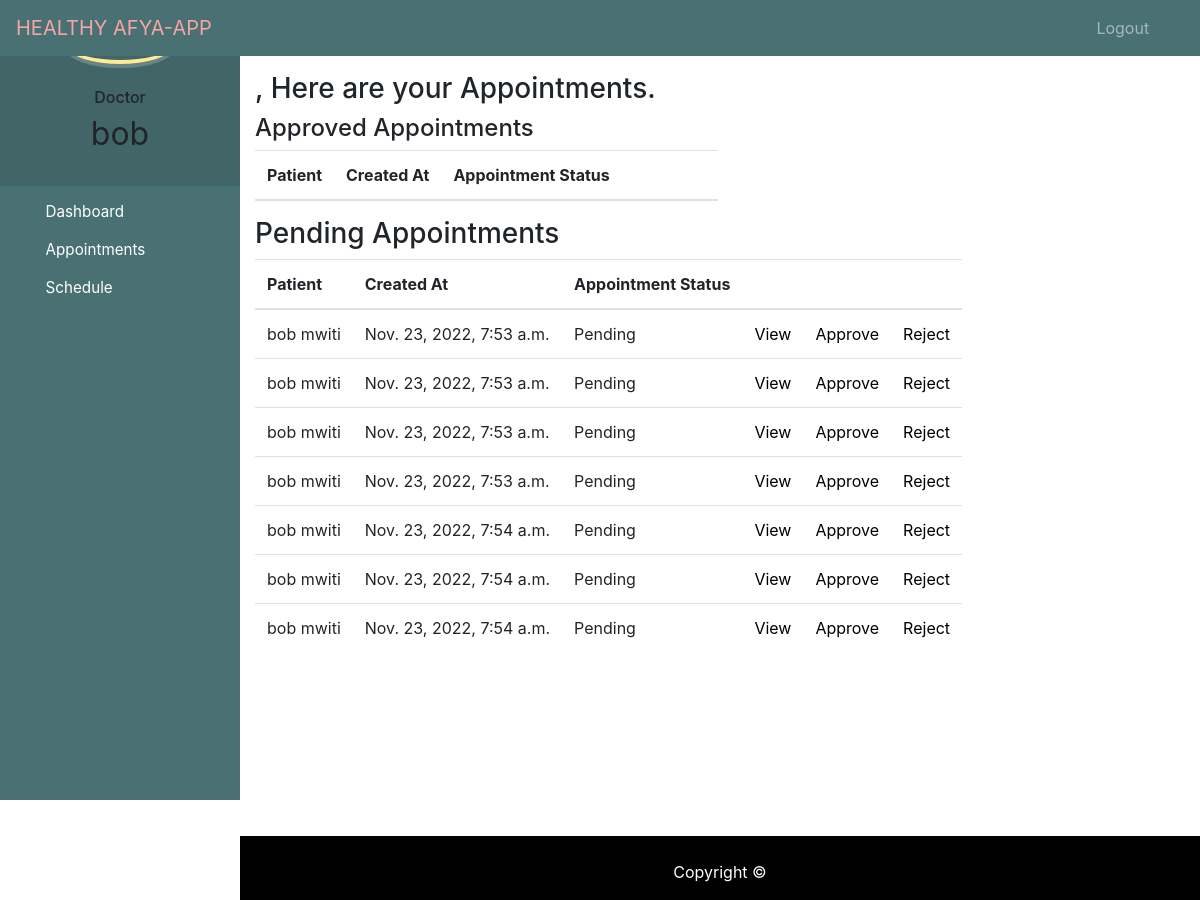
/view_appointments/ (signed in), run on an earlier commit of the app's database.
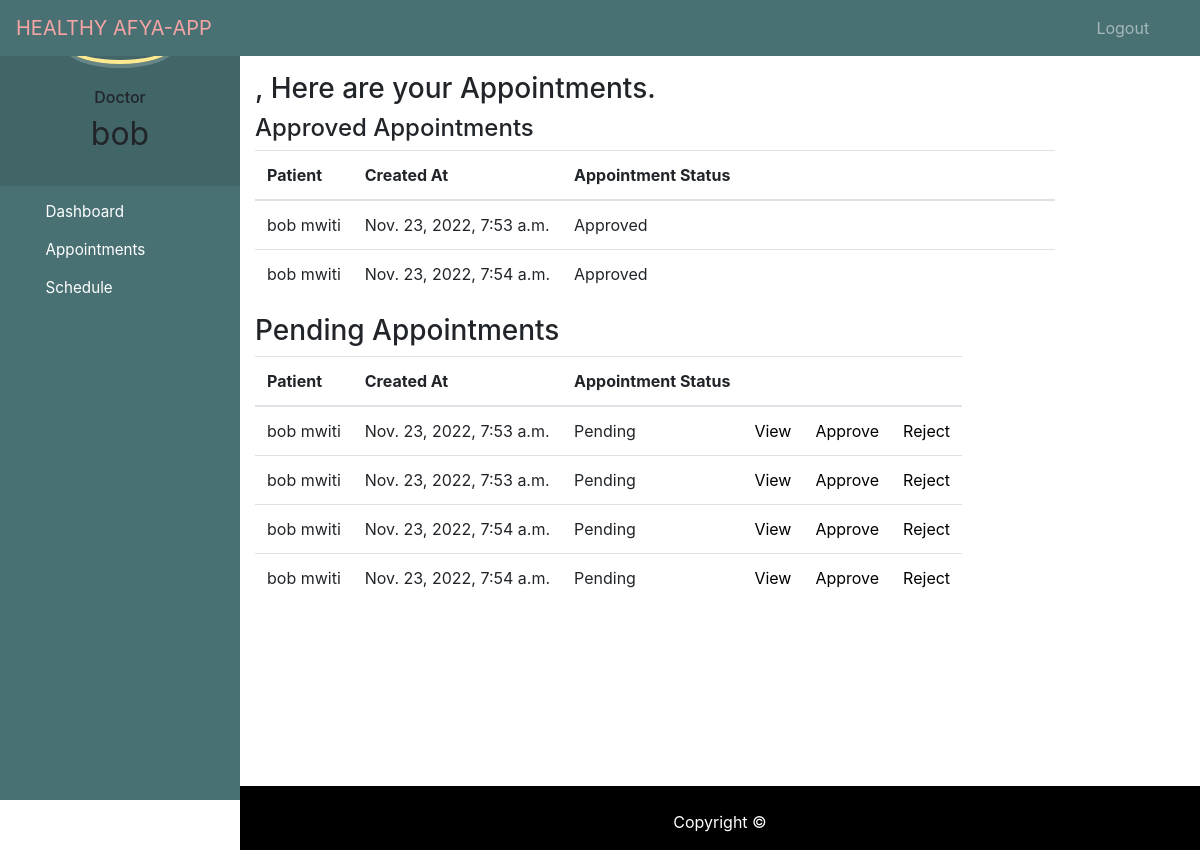
And on a later commit of the database.
### bookingapp/models.py (models this page shows, shortened)
class Appointment(models.Model):
    PENDING = 'Pending'
    APPROVED = 'Approved'
    REJECTED = 'Rejected'
    COMPLETED = 'Completed'
    CANCELLED = 'Cancelled'
    STATUS_CHOICES = [
        (PENDING, 'Pending'),
        (APPROVED, 'Approved'),
        (REJECTED, 'Rejected'),
        (COMPLETED, 'Completed'),
        (CANCELLED, 'Cancelled'),
    ]
    created_at = models.DateTimeField(auto_now_add=True)
    symptoms = models.TextField(null=True)
    appointment_date = models.DateField(null=True)
    status = models.CharField(max_length=255, choices=STATUS_CHOICES, default=PENDING)
    doctor = models.ForeignKey(Doctor, on_delete=models.CASCADE, related_name='doctor_info')
    user = models.ForeignKey(User, on_delete=models.CASCADE, related_name = 'user_info')

### bookingapp/views.py (the view)
# urls.py: path('view_appointments/', views.view_appointments, name='view-appointments'),
@login_required(login_url='/members/login_user/')
def view_appointments(request):
    user_status = User.objects.get(pk =request.user.pk)
    pending_appointments = Appointment.objects.filter(user=user_status , status='Pending')
    approved_appointments = Appointment.objects.filter(user=user_status , status='Approved')
    rejected_appointments = Appointment.objects.filter(user=user_status , status='Rejected')
    context = {
        'pending_appointments': pending_appointments,
        'approved_appointments': approved_appointments,
        'rejected_appointments': rejected_appointments,
        }
    return render(request, 'doctor/appointments.html', context=context)

### bookingapp/templates/doctor/appointments.html (shortened to what this page needs)
{% extends 'doctor/base.html' %}
{% block content %}
<!DOCTYPE html>
<html lang="en">
<head>
</head>
<body>
    <br>
    <section class="page--section">
        <div class="container">
            <h3 class="page--header">{{ doctor }}, Here are your Appointments.</h3>
        </div>
        <div class="container table">
            <h4 class="table--titles">Approved Appointments</h4>
            <table class="t--style">
                <thead>
                    <tr>
                        <th>Patient</th>
                        <th>Created At</th>
                        <th>Appointment Status</th>
                        <th> </th>
                        <th> </th>
                        <th> </th>
                        <th> </th>
                    </tr>
                </thead>
                <tbody>
                    {% for appointment in approved_appointments %}
                    <tr>
                        <td class="td-normal">{{appointment.user.first_name}} {{appointment.user.last_name}}</td>
                        <td class="td-normal">{{appointment.created_at}}</td>
                        <td class="td-normal">{{appointment.status}}</td>
                        <td class="link-align"><a href="" class="btn--full">View</a></td>
                        <td class="link-align"><a href="" class="btn--confirm">Complete</a></td>
                        <td class="link-align"><a href="" class="btn--update">Update</a></td>
                        <td class="link-align"><a href="" class="btn--cancel">Cancel</a></td>
                    </tr>
                    {% endfor %}
                </tbody>
            </table>
        </div>
        <div class="container table">
            <h3 class="table--titles">Pending Appointments</h3>
            <table class="t--style">
                <thead>
                    <tr>
                        <th>Patient</th>
                        <th>Created At</th>
                        <th>Appointment Status</th>
                        <th> </th>
                        <th> </th>
                        <th> </th>
                    </tr>
                </thead>
                <tbody>
                    {% for appointment in pending_appointments %}
                    <tr>
                        <td class="td-normal">{{appointment.user.first_name}} {{appointment.user.last_name}}</td>
                        <td class="td-normal">{{appointment.created_at}}</td>
                        <td class="td-normal">{{appointment.status}}</td>
                        <td class="link-align"><a href="" class=" btn-25 btn--full">View</a></td>
                        <td class="link-align"><a href="" class=" btn-25 btn--confirm">Approve</a></td>
                        <td class="link-align"><a href="" class="btn-25 btn--cancel">Reject</a></td>
                    </tr>
                    {% endfor %}
                </tbody>
            </table>
        </div>
    </section>
</body>
</html>
{% endblock %}

What changed in the data, as far as the page shows it:
no longer on this page (row edited): Appointment: user.first_name "bob", user.last_name "mwiti", created_at "Nov. 23, 2022, 7:53 a.m.", status "Pending", shown under "Pending Appointments"
changed Appointment (number 1 of 6 on the later page): moves from the list under "Pending Appointments" to the list under "Approved Appointments"
changed Appointment (number 2 of 6 on the later page): moves from the list under "Pending Appointments" to the list under "Approved Appointments"
